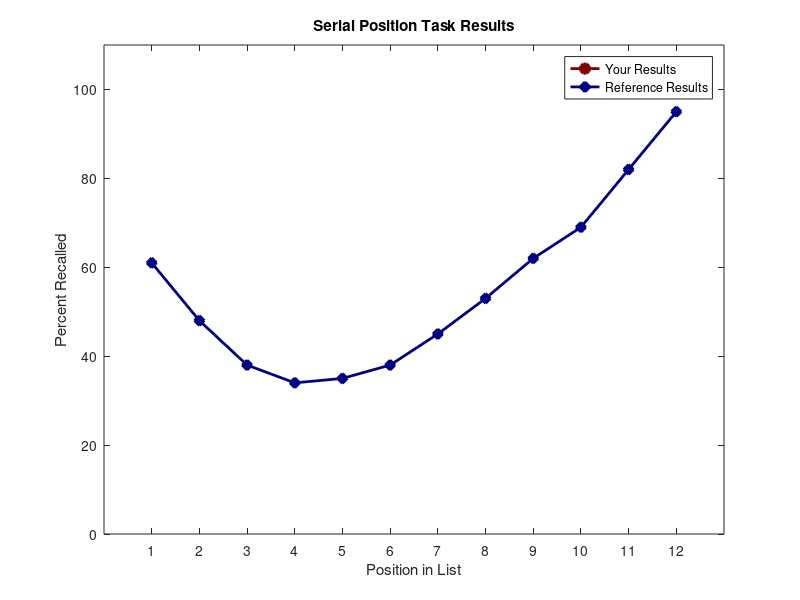
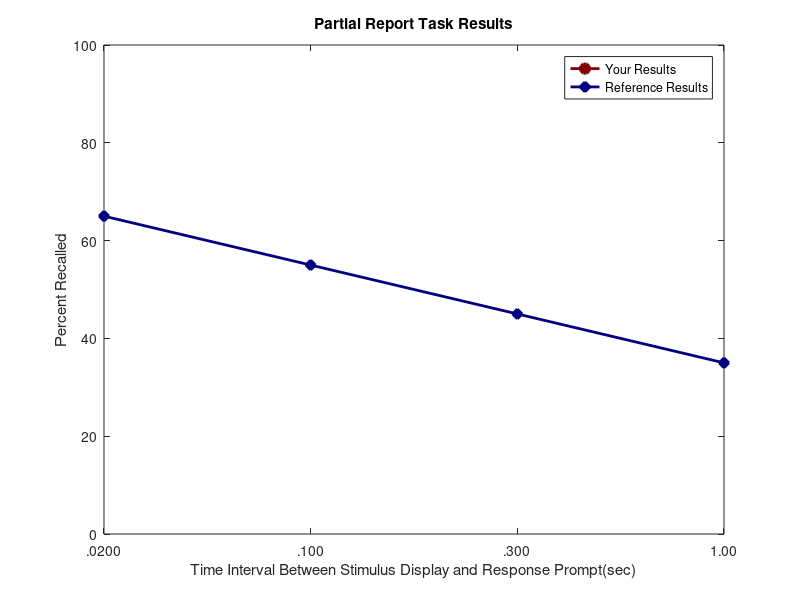
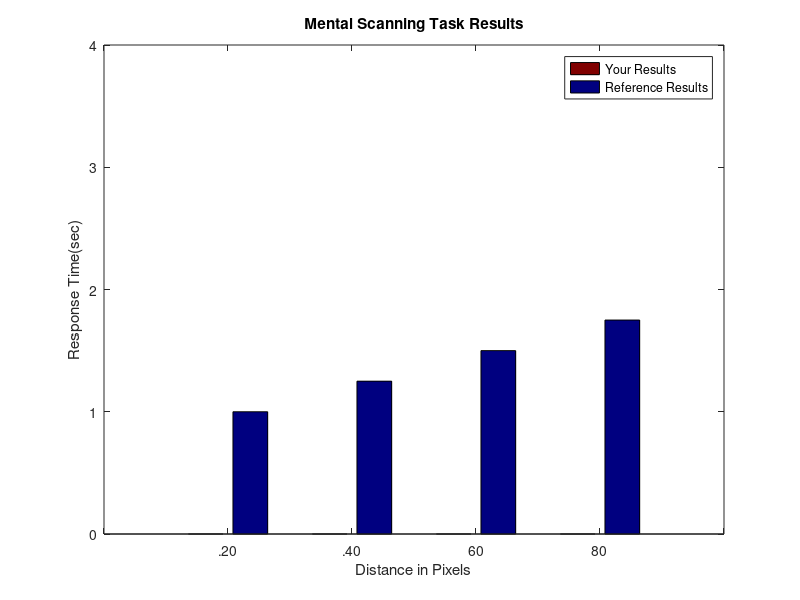

MATLAB code to generate these figures, in order:
D = dir('Serial_Position_Task_Performances');
D = D(3:end);

allData_SPT = NaN(12,2,length(D));

for ii = 1:length(D)
    filename = D(ii).name;
    [SPT_data] = prepro_SPT(filename);
    allData_SPT(:,:,ii) = SPT_data;
end

D = dir('Partial_Report_Task_Performances');
D = D(3:end);
allData_PRT = NaN(1,4,length(D));

for ii = 1:length(D)
    filename = D(ii).name;
    [Times,PRT_data] = prepro_PRT(filename);
    allData_PRT(:,:,ii) = PRT_data;
end

D = dir('Mental_Scanning_Performances');
D = D(3:end);
allData_MS = NaN(1,4,length(D));

for ii = 1:length(D)
    filename = D(ii).name;
    [MS_data,dist] = prepro_MS(filename);
    allData_MS(:,:,ii) = MS_data;
end


%%%% Means of SPT
meanSPT_pos1 = mean(allData_SPT(1,2,:));
meanSPT_pos2 = mean(allData_SPT(2,2,:));
meanSPT_pos3 = mean(allData_SPT(3,2,:));
meanSPT_pos4 = mean(allData_SPT(4,2,:));
meanSPT_pos5 = mean(allData_SPT(5,2,:));
meanSPT_pos6 = mean(allData_SPT(6,2,:));
meanSPT_pos7 = mean(allData_SPT(7,2,:));
meanSPT_pos8 = mean(allData_SPT(8,2,:));
meanSPT_pos9 = mean(allData_SPT(9,2,:));
meanSPT_pos10 = mean(allData_SPT(10,2,:));
meanSPT_pos11 = mean(allData_SPT(11,2,:));
meanSPT_pos12 = mean(allData_SPT(12,2,:));

referenceResultsSPT = [61 48 38 34 35 38 45 53 62 69 82 95];
positionResults = [meanSPT_pos1,meanSPT_pos2,meanSPT_pos3,meanSPT_pos4,...
    meanSPT_pos5,meanSPT_pos6,meanSPT_pos7,meanSPT_pos8,meanSPT_pos9,...
    meanSPT_pos10,meanSPT_pos11,meanSPT_pos12];
numRects= 12; 

SPT_graph = figure;
%%% plot SPT data from all trials
plot(1:numRects,positionResults, '-o', 'LineWidth', 2,...
    'Color', [0.5 0 0],...
    'MarkerFaceColor', [0.5 0 0],...
    'MarkerEdgeColor', [0.5 0 0],...
    'MarkerSize', 7);
hold on
%%% plot reference points
plot(1:numRects,referenceResultsSPT,'-d', 'LineWidth', 2,...
    'Color', [0 0 0.5],...
    'MarkerFaceColor', [0 0 0.5],...
    'MarkerEdgeColor', [0 0 0.5],...
    'MarkerSize', 7);
hold off
xlim([0 numRects+1])
ylim([0 110])
xticks(1:numRects)
yticks([0 20 40 60 80 100])
xlabel('Position in List');
ylabel('Percent Recalled');
title('Serial Position Task Results');
legend('Your Results','Reference Results');




%%% Means of PRT
meanPRT_002sec = mean(allData_PRT(1,1,:));
meanPRT_01sec = mean(allData_PRT(1,2,:));
meanPRT_03sec = mean(allData_PRT(1,3,:));
meanPRT_1sec = mean(allData_PRT(1,4,:));


%%%% redefine Y
Y_PRT = [meanPRT_002sec meanPRT_01sec meanPRT_03sec meanPRT_1sec];
Y_r = [65 55 45 35];


%%% make graph of percentage correct data
Partial_Report_Graph = figure;
%%%% plot data from all trials
plot(Y_PRT,'-o', 'LineWidth',2,...
    'Color',[.5 0 0],...
    'MarkerEdgeColor',[.5 0 0],...
    'MarkerFaceColor',[.5 0 0],...
    'MarkerSize',7);
hold on
%%% plot reference points
plot(Y_r,'b-d', 'LineWidth',2,...
    'Color',[0 0 .5],...
    'MarkerEdgeColor',[0 0 .5],...
    'MarkerFaceColor',[0 0 .5],...
    'MarkerSize',7);
hold off
title('Partial Report Task Results');
ylim([0 100]);
xticks([0 1 2 3 4 5]);
xticklabels({'','.0200','.100', '.300', '1.00', ''})
xlabel('Time Interval Between Stimulus Display and Response Prompt(sec)');
ylabel('Percent Recalled');
legend('Your Results','Reference Results');


%%% Mean of MS
meanMS_avg20 = mean(allData_MS(1,1,:));
meanMS_avg40 = mean(allData_MS(1,2,:));
meanMS_avg60 = mean(allData_MS(1,3,:));
meanMS_avg80 = mean(allData_MS(1,4,:));

Y_MS = [meanMS_avg20 1; meanMS_avg40 1.25; meanMS_avg60 1.5; meanMS_avg80 1.75];
%%% make graph of percentage correct data
Mental_Scanning_Graph = figure;
%%%% plot data from all trials
bar(Y_MS,'grouped');
bar_name = bar(Y_MS,'grouped');
set(bar_name(1),'FaceColor',[.5 0 0])
set(bar_name(2),'FaceColor',[0 0 .5])
title('Mental Scanning Task Results');
ylim([0 4]);
xticks([0 1 2 3 4 5]);
xticklabels({'','.20','.40', '60', '80', ''})
xlabel('Distance in Pixels');
ylabel('Response Time(sec)');
legend('Your Results','Reference Results');
